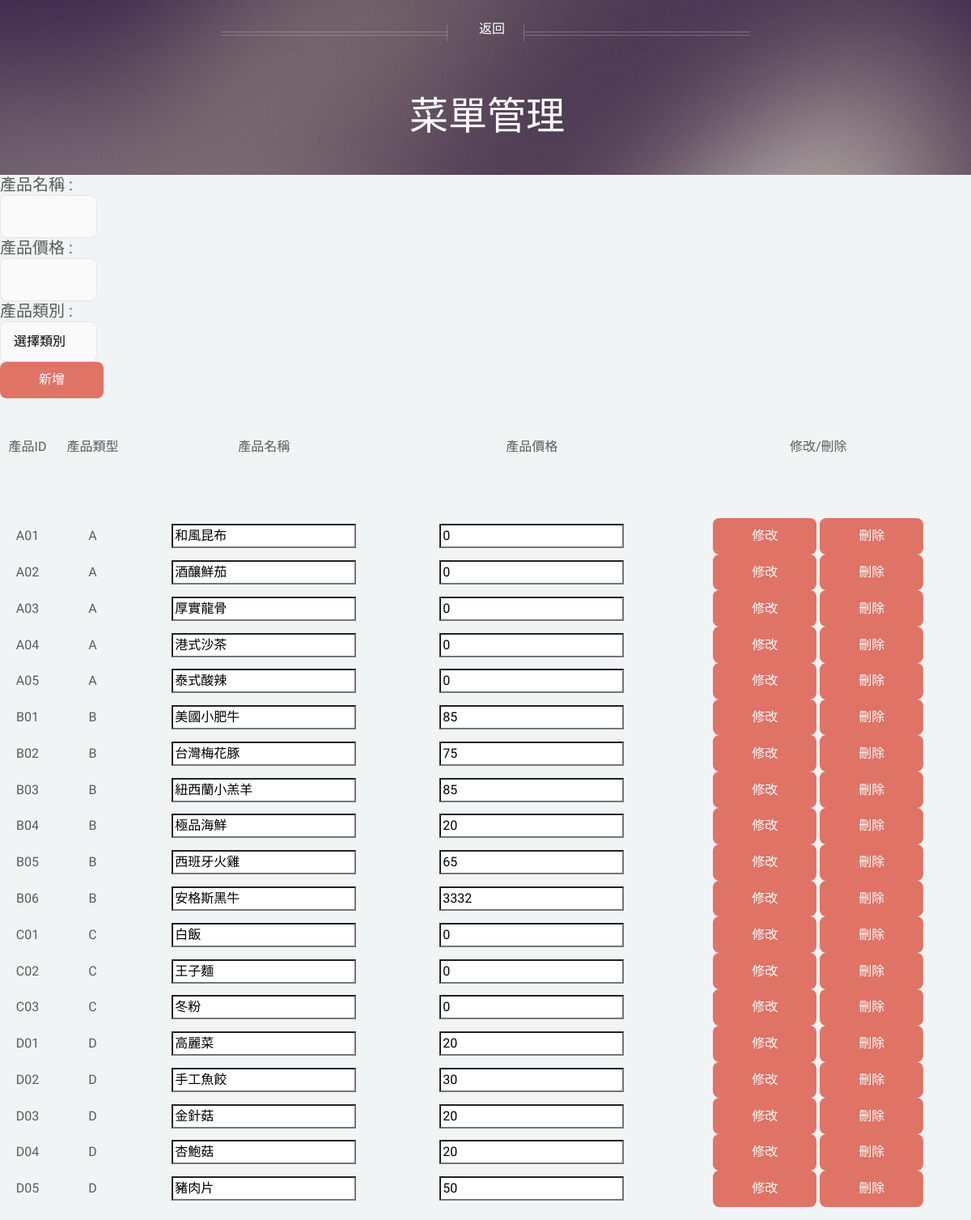
The page /edit.php on the database as committed earlier.
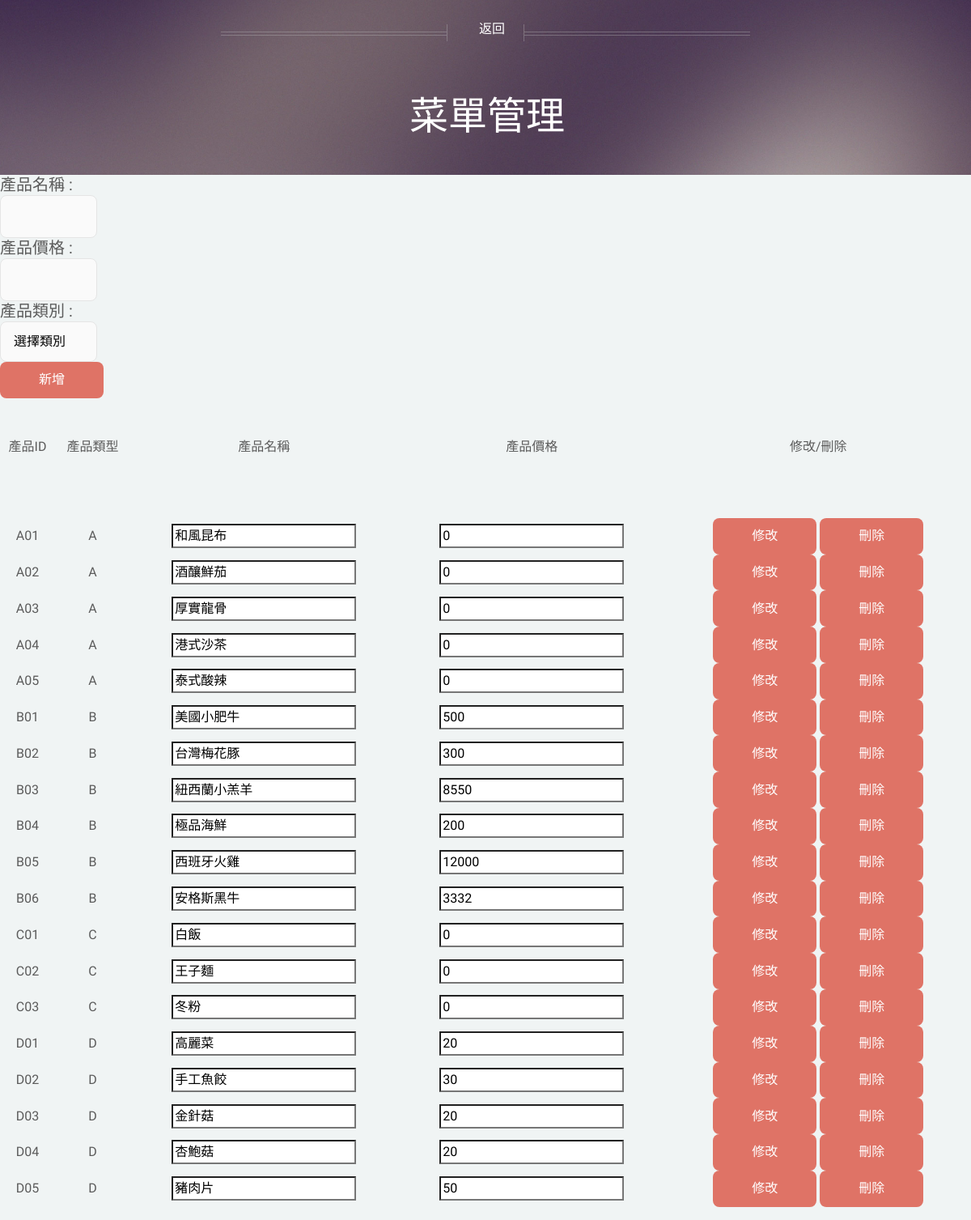
The same page on the database as committed later.
### tables this page shows
CREATE TABLE `menu` (
  `menu_id` varchar(50) NOT NULL,
  `menu_type` varchar(50) NOT NULL,
  `menu_name` varchar(50) NOT NULL,
  `menu_price` varchar(50) NOT NULL
);

### htdocs/edit.php (the view, shortened to what this page needs)
<!DOCTYPE HTML>
<html>
<head>
    <link rel="stylesheet" href="assets/css/main.css" />
</head>
<body>
    <?php
    include_once "connect.php";
    ?>
        <div id="header">
            <div class="inner">
                <header>
                    <h1>菜單管理</h1>
                </header>
            </div>
            <nav id="nav">
                <ul>
                    <li><a href="management.php">返回</a></li>
                </ul>
            </nav>
        </div>
        <form action='edit.php' method='post'>
            <h3>產品名稱 :</h3><input type='text' name='myname'>
            <h3>產品價格 :</h3><input type='text' name='myprice'>
            <h3>產品類別 :</h3>
            <select name='mytypes'>
            <option>選擇類別</option>
            </select>
            <input type='submit' name='send' value='新增'>
            <br><br><br>
        </form>
            <table width="720" border="1">
                <tbody>
                    <tr height="100">
                        <th scope="col">產品ID</th>
                        <th scope="col">產品類型</th>
                        <th scope="col">產品名稱</th>
                        <th scope="col">產品價格</th>
                        <th scope="col">修改/刪除</th>
                    </tr>
                    <?php
                    $id = !empty($_GET["id"]) ? $_GET["id"] : "";
                    if ($id == "") {
                        $sql = "SELECT * FROM menu";
                        $result = $conn->query($sql);
                        $num = mysqli_num_rows($result);
                        for ($i = 1; $i <= $num; $i++) {
                            $row = mysqli_fetch_row($result);
                            $menu_id = $row[0];
                            $menu_type = $row[1];
                            $menu_name = $row[2];
                            $menu_price = $row[3];
                            echo "<tr><form>";
                            echo "<td align='center'>$menu_id</td>";
                            echo "<td align='center'>$menu_type</td>";
                            echo "<td align='center'><input type=text name='menu_name' value='$menu_name'></td>";
                            echo "<td align='center'><input type=text name='menu_price' value='$menu_price'></td>";
                            echo "<td align='center'><input type='Submit' name='Submit' value='修改'/>
                        <input type='Submit'name='Submit' value='刪除'/>
                        <input type='hidden'name='id' value='$menu_id'/></td>";
                            echo "</form></tr>";
                        }
                        echo "</table>";
                    }
                    ?>
</body>
</html>

Rows that differ between the two databases and show on the page:
changed menu "美國小肥牛": menu_price "85" → "500"
changed menu "台灣梅花豚": menu_price "75" → "300"
changed menu "紐西蘭小羔羊": menu_price "85" → "8550"
changed menu "極品海鮮": menu_price "20" → "200"
changed menu "西班牙火雞": menu_price "65" → "12000"
